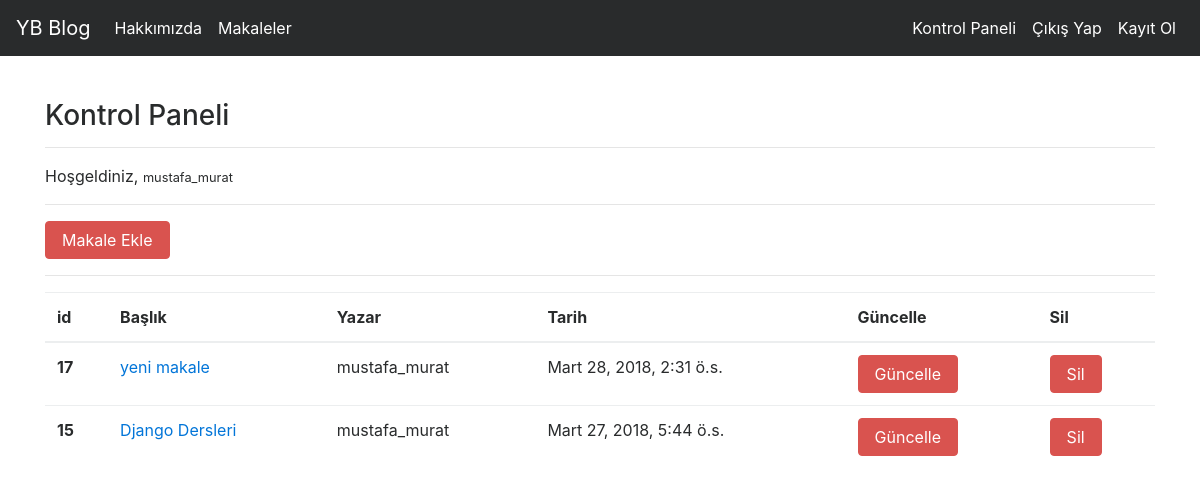
Screenshot of /articles/dashboard/ (signed in) with the database file from the repository.
### article/models.py (models this page shows, shortened)
class Article(models.Model):
    author = models.ForeignKey("auth.User",on_delete = models.CASCADE,verbose_name = "Yazar ")
    title = models.CharField(max_length = 50,verbose_name = "Başlık")
    content = RichTextField()
    created_date = models.DateTimeField(auto_now_add=True,verbose_name="Oluşturulma Tarihi")
    article_image = models.FileField(blank = True,null = True,verbose_name="Makaleye Fotoğraf Ekleyin")
    class Meta:
        ordering = ['-created_date']

### article/views.py (the view)
# urls.py: path('dashboard/',views.dashboard,name = "dashboard"),
@login_required(login_url = "user:login")
def dashboard(request):
    articles = Article.objects.filter(author = request.user)
    context = {
        "articles":articles
    }
    return render(request,"dashboard.html",context)

### templates/dashboard.html
{% extends "layout.html" %}
{% block body %}
<h3>Kontrol Paneli</h3>
<hr>
<p>
    Hoşgeldiniz, <small>{{request.user.username}}</small>
</p>
<hr>
<a class = "btn btn-danger" href = "{% url 'article:addarticle' %}">Makale Ekle </a>
<hr>
{% if articles %}
<table class="table">
        <thead>
          <tr>
            <th scope="col">id</th>
            <th scope="col">Başlık</th>
            <th scope="col">Yazar</th>
            <th scope="col">Tarih</th>
            <th scope="col">Güncelle</th>
            <th scope="col">Sil</th>
          </tr>
        </thead>
        <tbody>
          {% for article in articles %}
          <tr>
            <th scope="row">{{article.id}}</th>
            <td><a href=""{% url 'article:detail' article.id %}"">{{article.title}}</a></td>
            <td>{{article.author.username}}</td>
            <td>{{article.created_date}}</td>
            <td><a href="{% url 'article:update' article.id %}" class = "btn btn-danger">Güncelle</a></td>
            <td><a href="{% url 'article:delete' article.id %}" class = "btn btn-danger">Sil</a> </td>
          </tr>
          {% endfor %}
        </tbody>
      </table>
{% else %}
<div class = "alert alert-danger">
    Henüz bir makaleniz bulunmuyor...
</div>
{% endif %}
{% endblock body %}

### rows the page displays
Article: id "17", title "yeni makale", author.username "mustafa_murat", created_date "Mart 28, 2018, 2:31 ö.s."
Article: id "15", title "Django Dersleri", author.username "mustafa_murat", created_date "Mart 27, 2018, 5:44 ö.s."

### other values shown
{{ request.user.username }} "mustafa_murat"
